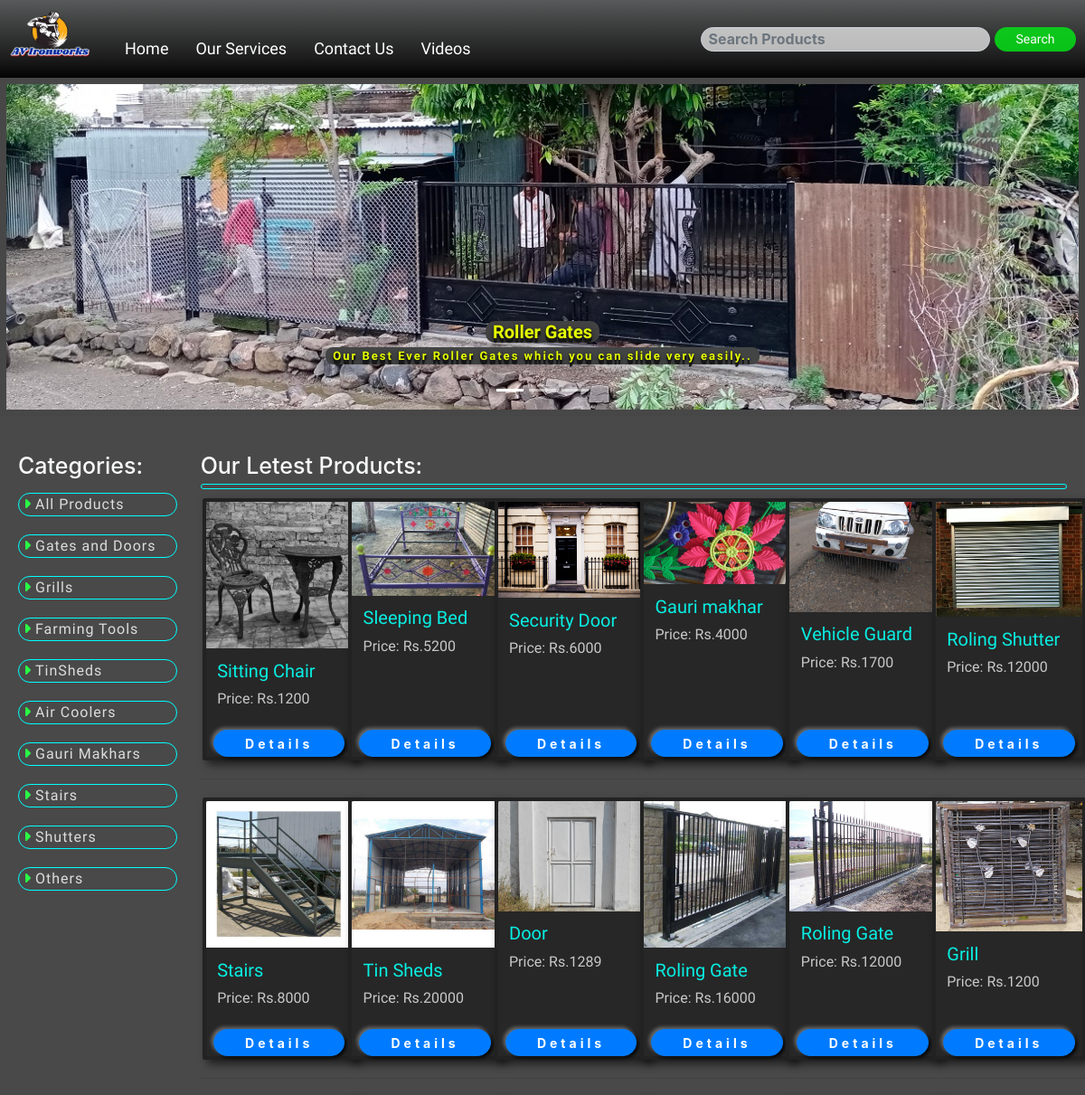
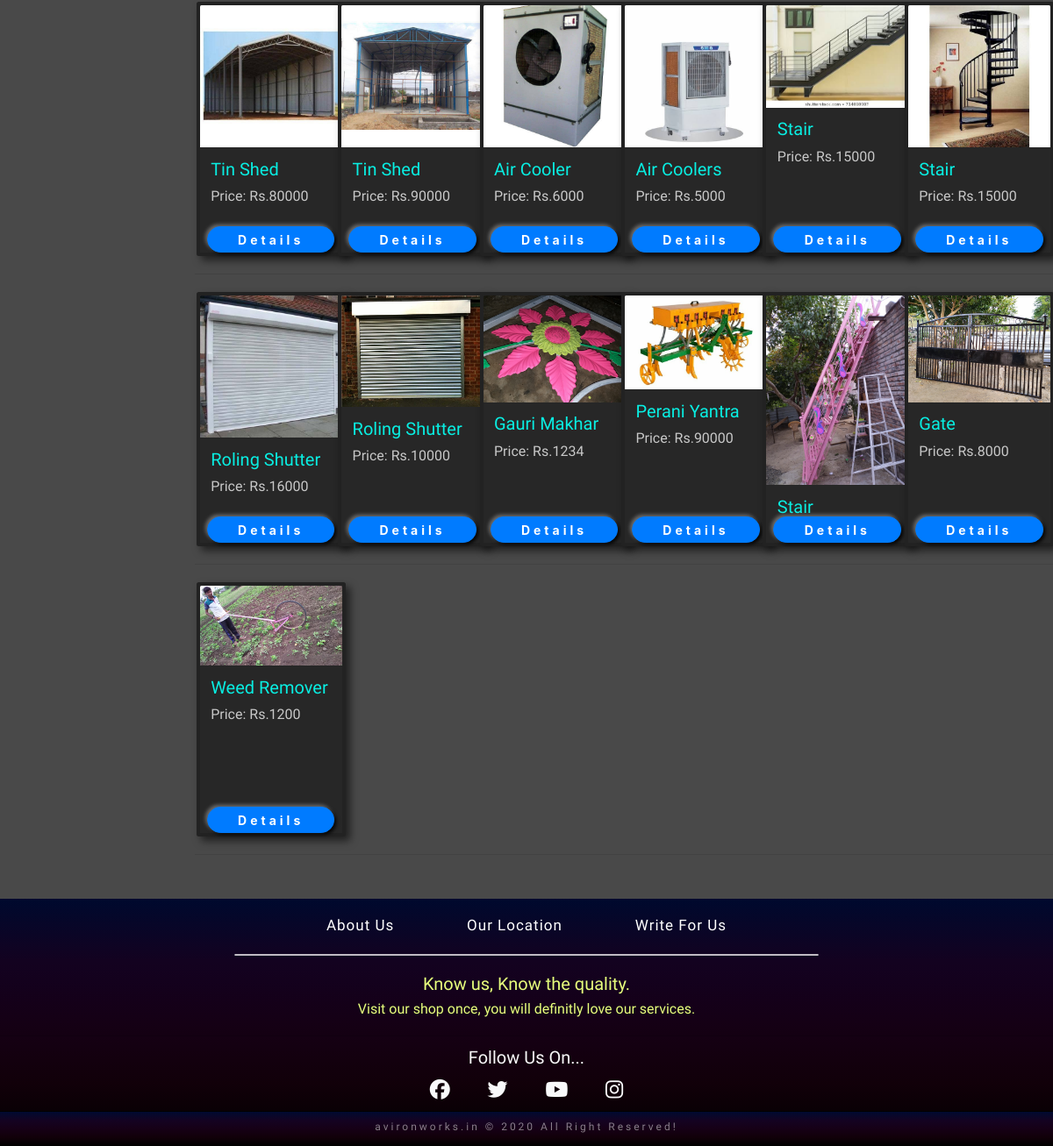
The page / on the database its author committed (2 pictures, top to bottom).
### home_app/models.py (models this page shows)
class SliderData(models.Model):
    slider_head = models.CharField(max_length=50,default='')
    slider_desc = models.CharField(max_length=200,default='')
    slider_img = models.ImageField(upload_to='images',default='')

class Products(models.Model):
    prod_cat = models.CharField(max_length=30,choices=CATEGORIES,default='')
    prod_head = models.CharField(max_length=50,default='')
    prod_price = models.IntegerField(default=0)
    prod_height = models.FloatField(default=0)
    prod_width = models.FloatField(default=0)
    prod_weight = models.FloatField(default=0)
    prod_color = models.CharField(max_length=30,default='')
    prod_inst_facility = models.CharField(max_length=20,default='')
    prod_accessories = models.CharField(max_length=200,default='')
    prod_desc = models.CharField(max_length=200,default='')
    prod_img = models.ImageField(upload_to='images',default='')

### home_app/views.py (the view)
# urls.py: path('', home_app_view.home_view),
def home_view(request):
    slider_data = SliderData.objects.all()
    products = Products.objects.all()
    gates = Products.objects.filter(prod_cat='gates_and_doors')
    grills = Products.objects.filter(prod_cat='grills')
    tin_sheds = Products.objects.filter(prod_cat='tin_sheds')
    farming_tools = Products.objects.filter(prod_cat='farming_tools')
    air_coolers = Products.objects.filter(prod_cat='air_coolers')
    gauri_makhars = Products.objects.filter(prod_cat='gauri_makhars')
    stairs = Products.objects.filter(prod_cat='stairs')
    shutters = Products.objects.filter(prod_cat='shutters')
    others = Products.objects.filter(prod_cat='others')
    return render(request,'home_app/home.html',{'data':slider_data,'products':products,'gates':gates,'grills':grills,'tin_sheds':tin_sheds,'farming_tools':farming_tools,'air_coolers':air_coolers,'gauri_makhars':gauri_makhars,'stairs':stairs,'shutters':shutters,'others':others})

### templates/home_app/home.html (shortened to what this page needs)
<!DOCTYPE html>
{% extends 'home_app/base.html' %}
{% load static %}
{% block body_block %}
<div id="my-slider" class="my-slider">
    <div id="carouselExampleCaptions" class="carousel slide" data-ride="carousel">
        <ol class="carousel-indicators">
            <li data-target="#carouselExampleCaptions" data-slide-to="0" class="active"></li>
            <li data-target="#carouselExampleCaptions" data-slide-to="1"></li>
            <li data-target="#carouselExampleCaptions" data-slide-to="2"></li>
        </ol>
        <div class="carousel-inner">
            {% for slide in data %}
            <div class="carousel-item {% if forloop.counter0 == 0 %}active{% endif %}">
                <img src="{{ slide.slider_img.url }}" class="d-block w-100" alt="image">
                <div class="carousel-caption d-none d-md-block">
                    <h5 class="slider-heading md-head">{{ slide.slider_head }}</h5><br>
                    <p class="slider-para">{{ slide.slider_desc }}</p><br>
                </div>
            </div>
            {% endfor %}
        </div>
        <a class="carousel-control-prev" href="#carouselExampleCaptions" role="button" data-slide="prev">
            <span class="carousel-control-prev-icon" aria-hidden="true"></span>
        </a>
        <a class="carousel-control-next" href="#carouselExampleCaptions" role="button" data-slide="next">
            <span class="carousel-control-next-icon" aria-hidden="true"></span>
        </a>
    </div>
</div>
<section class="section">
    <div class="row my-row-2">
        <div class="col-sm-2 my-col-2">
            <h1 class="my-row-1-headings text-light">Categories:</h1>
            <ul class="cat-ul">
                <li class="cat-list-item"><a href="/"><i class="fas fa-caret-right"></i>All Products</a></li><br>
                <li class="cat-list-item"><a href="#gates" onclick="javascript:display_gates()"><i
                            class="fas fa-caret-right"></i>Gates and Doors</a></li><br>
                <li class="cat-list-item"><a href="#grills" onclick="javascript:display_grills()"><i
                            class="fas fa-caret-right"></i>Grills</a></li><br>
                <li class="cat-list-item"><a href="#farming_tools" onclick="javascript:display_farming_tools()"><i
                            class="fas fa-caret-right"></i>Farming Tools</a>
                </li><br>
                <li class="cat-list-item"><a href="#tin_sheds" onclick="javascript:display_tin_sheds()"><i
                            class="fas fa-caret-right"></i>TinSheds</a></li><br>
                <li class="cat-list-item"><a href="#coolers" onclick="javascript:display_coolers()"><i
                            class="fas fa-caret-right"></i>Air Coolers</a></li><br>
                <li class="cat-list-item"><a href="#makhars" onclick="javascript:display_makhars()"><i
                            class="fas fa-caret-right"></i>Gauri Makhars</a></li><br>
                <li class="cat-list-item"><a href="#stairs" onclick="javascript:display_stairs()"><i
                            class="fas fa-caret-right"></i>Stairs</a></li><br>
                <li class="cat-list-item"><a href="#shutters" onclick="javascript:display_shutters()"><i
                            class="fas fa-caret-right"></i>Shutters</a></li><br>
                <li class="cat-list-item"><a href="#others" onclick="javascript:display_others()"><i
                            class="fas fa-caret-right"></i>Others</a></li><br>
            </ul>
        </div>
        <div class="col-sm-10">
            <div class="col-10-head">
                <h1 class="my-row-1-headings text-light">Our Letest Products:</h1>
                <div class="row1-head-border"></div>
            </div>
            <div id="all-products">
                {% for p in products %}
                {% if forloop.counter0|divisibleby:6 %} <div class="row grid-container"> {%  endif %}
                    <div class="col-2">
                        <div class="card my-card" style="width: 17rem;">
                            <img src="{{p.prod_img.url}}" class="card-img-top" alt="image">
                            <div class="card-body">
                                <h5 class="card-title">{{p.prod_head}}</h5>
                                <p class="card-text"><span>Price:</span> Rs.{{p.prod_price}}</p>
                                <a href="/product-details/{{p.id}}" class="btn btn-primary card-btn">Details</a>
                            </div>
                        </div>
                    </div>
                    {%  if forloop.counter|divisibleby:6 or forloop.last %}</div>
                <hr>{%  endif %}
                {%endfor%}
            </div>
        </div>
    </div>
</section>
{% endblock %}

### templates/home_app/base.html (shortened to what this page needs)
<!doctype html>
{% load static %}
<html lang="en">
<head>
    <link rel="stylesheet" href="https://stackpath.bootstrapcdn.com/bootstrap/4.5.2/css/bootstrap.min.css"
>
    <link rel="stylesheet" href="{% static 'css/home.css' %}">
    <link rel="stylesheet" href="{% static 'css/prod_details.css' %}">
    <link rel="stylesheet" href="{% static 'css/services.css' %}">
    <link rel="stylesheet" href="{% static 'css/contact.css' %}">
    <link rel="stylesheet" href="{% static 'css/thankyou.css' %}">
    <link rel="stylesheet" href="{% static 'css/about.css' %}">
    <link rel="stylesheet" href="{% static 'css/message.css' %}">
</head>
<body>
    <nav class="navbar navbar-expand-lg my-bg-light-black">
        <a class="navbar-brand" href="/">
            <img src="{% static 'images/brand-logo1.png' %}" alt="Brand Logo">
        </a>
        <div class="collapse navbar-collapse" id="navbarSupportedContent">
            <ul class="navbar-nav mr-auto">
                <li class="nav-item active">
                    <a class="nav-link" href="/">Home <span class="sr-only">(current)</span></a>
                </li>
                <li class="nav-item">
                    <a class="nav-link" href="/services">Our Services</a>
                </li>
                <li class="nav-item">
                    <a class="nav-link" href="/contact">Contact Us</a>
                </li>
                <li class="nav-item">
                    <a class="nav-link"
                        href="https://www.youtube.com/channel/UCvy_xj8pzVnxWV6h2VxO2xg/videos">Videos</a>
                </li>
            </ul>
            <form method="POST" action="/search_products" class="form-inline my-2 my-lg-0 nav-search" id="nav-search">
                <input class="form-control mr-sm-2" id="nav-search-input" type="search" placeholder="Search Products"
                    aria-label="Search" name="search_input" required>
                <button onmouseenter="javascript:show_input()" class="btn my-bg-light-green my-2 my-sm-0 search-btn" type="submit">Search</button>
            </form>
        </div>
    </nav>
    {% block body_block %}
    {% endblock %}
    <footer class="footer">
        <div class="text-center">
            <div class="card-header">
                <div class="container">
                    <ul class="foot-ul">
                        <li class="foot-head-links"><a href="/about">About Us</a></li>
                        <li class="foot-head-links"><a href="https://goo.gl/maps/SfaXA92ZXzNMLKPm9"
                                >Our Location</a></li>
                        <li class="foot-head-links"><a href="/message">Write For Us</a></li>
                    </ul>
                    <div class="foot-head-border"></div>
                    <div class="foot-para">
                        <h4><span>Know</span> us, <span>Know</span> the quality.</h4>
                        <p>Visit our shop once, you will definitly love our services.</p>
                    </div>
                </div>
            </div>
            <div class="card-body">
                <h2 class="card-title">Follow Us On...</h2>
                <div class="social-links">
                    <a href="https://www.facebook.com/AV-Ironworks-1797517576938287"><i class="fab fa-facebook text-light"></i></a>
                    <a href="https://twitter.com/search-home?lang=en"><i class="fab fa-twitter text-light"></i></a>
                    <a href="https://www.youtube.com/channel/UCvy_xj8pzVnxWV6h2VxO2xg/videos"><i class="fab fa-youtube text-light"></i></a>
                    <a href="https://www.instagram.com/"><i class="fab fa-instagram text-light"></i></a>
                </div>
            </div>
            <div class="card-footer">
                <p>avironworks.in © 2020 All Right Reserved!</p>
            </div>
        </div>
    </footer>
</body>
</html>

### static/css/prod_details.css (style rules this page uses)
* { margin: 0px; padding: 0px; box-sizing: border-box; }
html { font-size: 10px; }
.prod-details h3,p { font-family: 'Play', sans-serif; display: inline-block; }

### static/css/services.css (style rules this page uses)
* { margin: 0; padding: 0; box-sizing: border-box; }
html { font-size: 10px; }

### static/css/contact.css (style rules this page uses)
* { margin: 0; padding: 0; box-sizing: border-box; }
html { font-size: 10px; }
.navbar { width: 100%; }
.contact-row .each-row h2,p { color: rgb(253, 186, 186); font-size: 1.6rem; }

### static/css/about.css (style rules this page uses)
* { margin: 0; padding: 0; box-sizing: border-box; }
html { font-size: 10px; }
body { background-color: rgb(73, 73, 73); }

### static/css/message.css (style rules this page uses)
* { margin: 0; padding: 0; box-sizing: border-box; }
html { font-size: 10px; }

### rows shown on the page
SliderData: slider_img (picture), slider_head "Roller Gates", slider_desc "Our Best Ever Roller Gates which you can slide very easily.."
Products: prod_img (picture), prod_head "Sitting Chair", prod_price "1200"
Products: prod_img (picture), prod_head "Sleeping Bed", prod_price "5200"
Products: prod_img (picture), prod_head "Security Door", prod_price "6000"
Products: prod_img (picture), prod_head "Gauri makhar", prod_price "4000"
Products: prod_img (picture), prod_head "Vehicle Guard", prod_price "1700"
Products: prod_img (picture), prod_head "Roling Shutter", prod_price "12000"
Products: prod_img (picture), prod_head "Stairs", prod_price "8000"
Products: prod_img (picture), prod_head "Tin Sheds", prod_price "20000"
Products: prod_img (picture), prod_head "Door", prod_price "1289"
Products: prod_img (picture), prod_head "Roling Gate", prod_price "16000"
Products: prod_img (picture), prod_head "Roling Gate", prod_price "12000"
Products: prod_img (picture), prod_head "Grill", prod_price "1200"
Products: prod_img (picture), prod_head "Tin Shed", prod_price "80000"
Products: prod_img (picture), prod_head "Tin Shed", prod_price "90000"
Products: prod_img (picture), prod_head "Air Cooler", prod_price "6000"
Products: prod_img (picture), prod_head "Air Coolers", prod_price "5000"
Products: prod_img (picture), prod_head "Stair", prod_price "15000"
Products: prod_img (picture), prod_head "Stair", prod_price "15000"
Products: prod_img (picture), prod_head "Roling Shutter", prod_price "16000"
Products: prod_img (picture), prod_head "Roling Shutter", prod_price "10000"
Products: prod_img (picture), prod_head "Gauri Makhar", prod_price "1234"
Products: prod_img (picture), prod_head "Perani Yantra", prod_price "90000"
Products: prod_img (picture), prod_head "Stair"
Products: prod_img (picture), prod_head "Gate", prod_price "8000"
Products: prod_img (picture), prod_head "Weed Remover", prod_price "1200"
